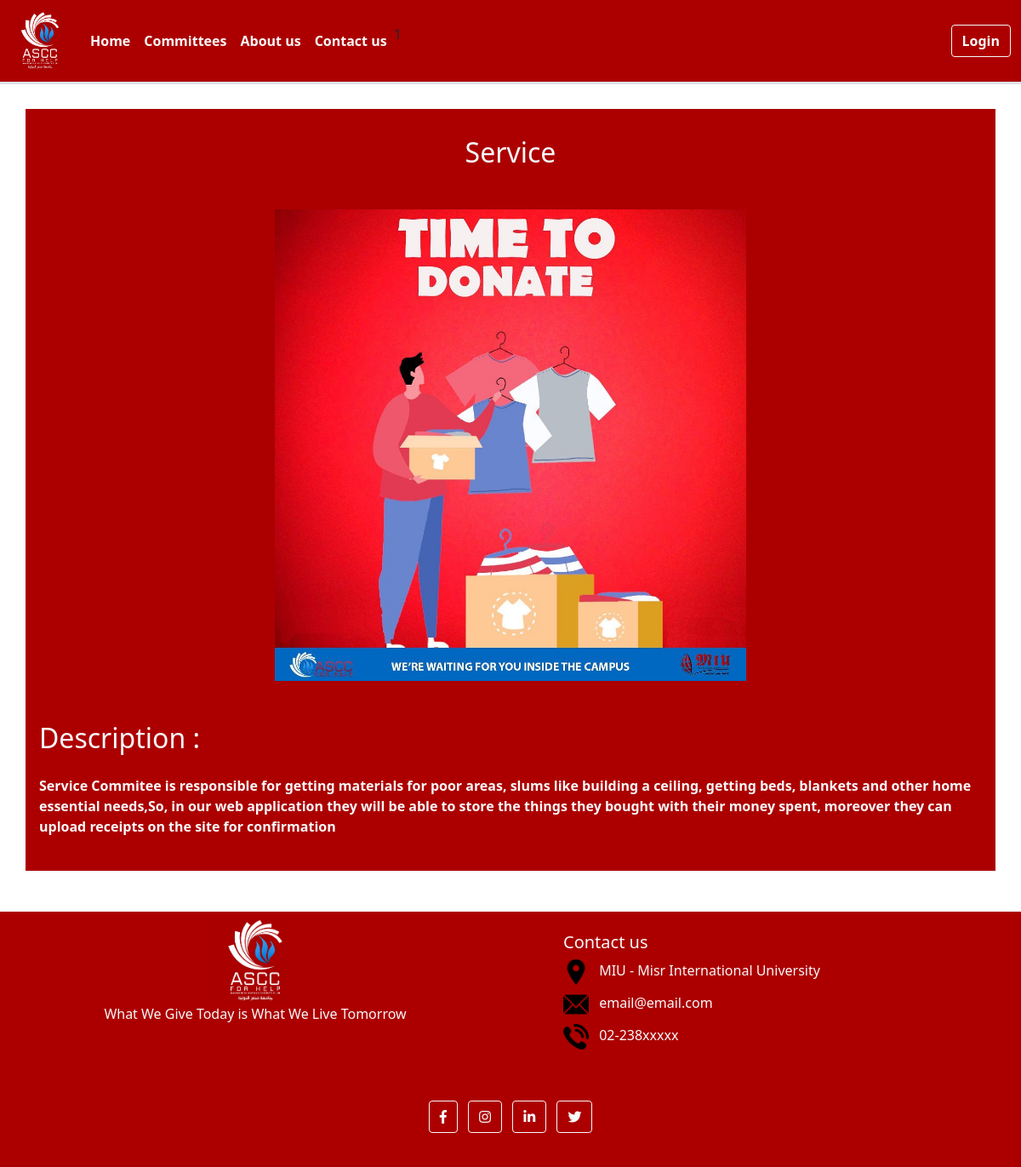
Before: /show_committee/1 with the older database file.
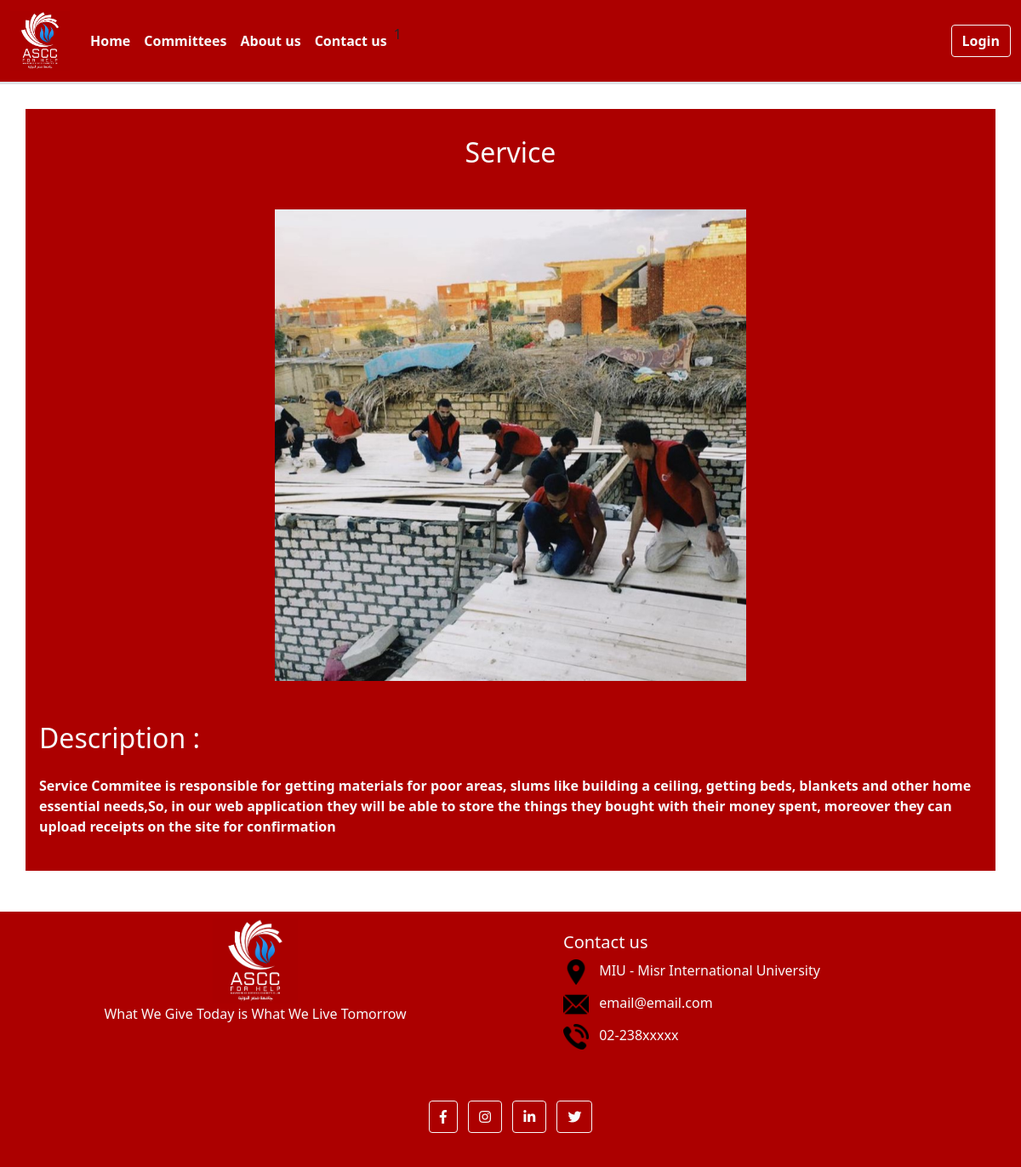
After: the same page with the newer database file.
### Asec/models.py (models this page shows, shortened)
class Committee(models.Model):
    name = models.CharField(max_length=30)
    description = models.CharField(max_length=255)
    photo = models.CharField(max_length=30)
    headId = models.ForeignKey("User", on_delete=models.CASCADE)

### Asec/views.py (the view)
# urls.py: path("show_committee/<int:committeeId>", views.show_committee, name="show_committee"),
def show_committee(request, committeeId):
    committee = Committee.objects.get(id=committeeId)
    return render(request, "Committee/show_committee.html",{
        "name":committee.name,
        "description": committee.description,
        "photo": committee.photo
    })

### Asec/Templates/Committee/show_committee.html
{% extends "General/layout.html" %}
{% load static %}
{% block content %}
    <div class="container-lg my-5 p-3 text-light" style="background-color: rgb(172, 0, 0);">
        <h2 class="text-center m-3">{{ name }}</h2>
        <div class="text-center my-5">
            <img class="w-50" src="{% static photo%}" alt="TimeToDonate">
        </div>
        <h2>Description :</h2>
        <div class="fw-bold my-4">
            {{ description }}
        </div>
    </div>
{% endblock %}

Changed rows visible on the page:
changed Committee "Service": photo: a different picture
